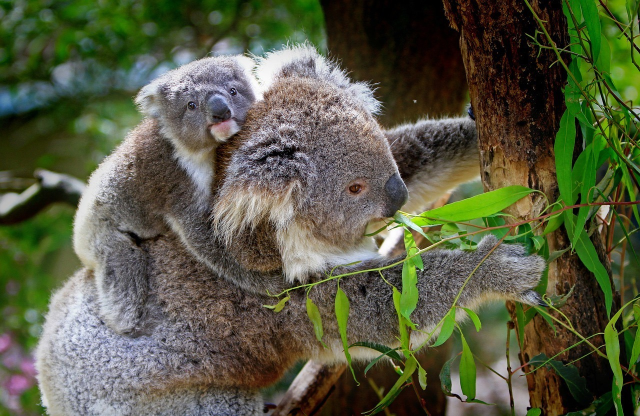
#> input picture m4_pil/lesson1/photo.jpg, 1280 x 832 px (shown at 1/2 size)
$ python main.py
#> lines starting #> are read from the running program, lines starting #| are printed output that depends on the picture
from PIL import Image
from PIL import ImageFilter


class ImageEditor:
    def __init__(self, filename):
        self.filename = filename
        self.original = None
        self.changed = list()

    def open(self):
        try:
            self.original = Image.open(self.filename)
#> self.original is the input picture: PIL image 1280x832 RGB; mean R, G, B 87.5, 90.9, 67.2
        except:
            print('Файл не найден!')
        self.original.show()

    def do_left(self):
        rotated = self.original.transpose(Image.FLIP_LEFT_RIGHT)
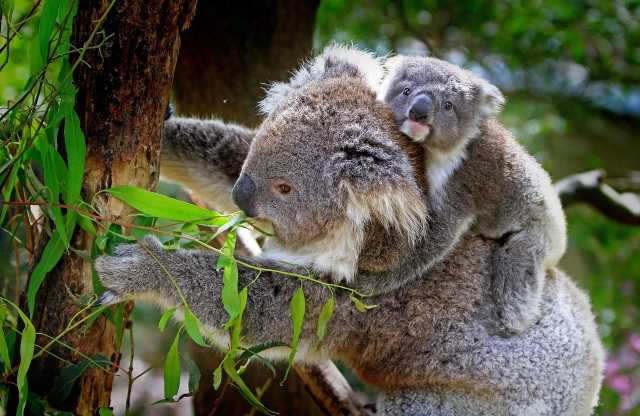
#> rotated: PIL image 1280x832 RGB (shown at 1/2 size); mean R, G, B 87.5, 90.9, 67.2
        self.changed.append(rotated)

        # Автоматический нейминг отредатированных картинок
        temp_filename = self.filename.split('.')
        new_filename = temp_filename[0] + str(len(self.changed)) + '.jpg'
#> new_filename = 'photo1.jpg'

        rotated.save(new_filename)

    # бонус. образать детёныша коалы
    def do_cropped(self):
        box = (250, 100, 600, 400)  # лево, верх, право, низ
        cropped = self.original.crop(box)
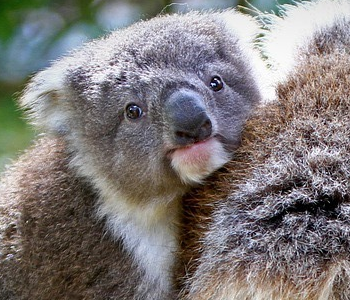
#> cropped: PIL image 350x300 RGB; mean R, G, B 126.9, 121.7, 121.2
        self.changed.append(cropped)

        # бонус. Автоматический нейминг отредатированных картинок
        temp_filename = self.filename.split('.')
        new_filename = temp_filename[0] + str(len(self.changed)) + '.jpg'
#> new_filename = 'photo2.jpg'

        cropped.save(new_filename)


MyImage = ImageEditor('photo.jpg')
MyImage.open()

MyImage.do_left()
MyImage.do_cropped()

for im in MyImage.changed:
    im.show()
#> this loop made 2 passes

$ run again, with m4_pil/lesson1/girl2.jpg copied over m4_pil/lesson1/photo.jpg
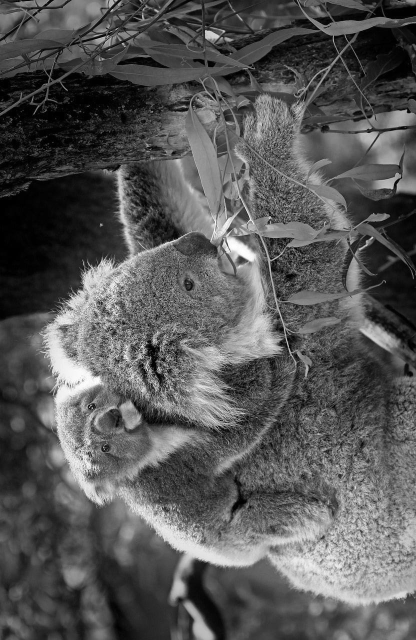
#> input picture m4_pil/lesson1/girl2.jpg, 832 x 1280 px (shown at 1/2 size)
#> in open, self.original is the input picture: PIL image 832x1280 L; min 0, max 255, mean 87.2
#> in do_left, `rotated = self.original.transpose(Image.FLIP_LEFT_RIGHT)`:
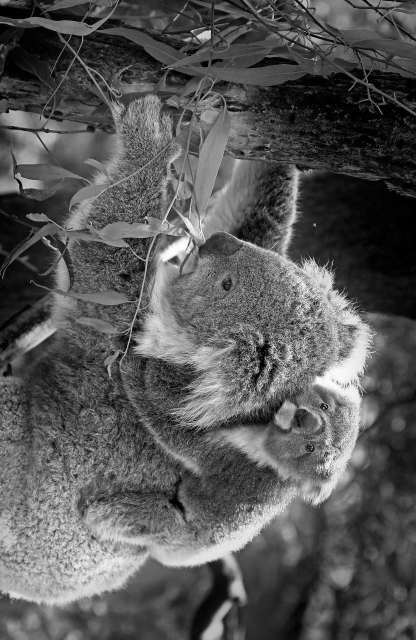
#> rotated: PIL image 832x1280 L (shown at 1/2 size); min 0, max 255, mean 87.2
#> in do_left, `new_filename = temp_filename[0] + str(len(self.changed)) + '.jpg'`: new_filename = 'photo1.jpg'
#> in do_cropped, `cropped = self.original.crop(box)`:
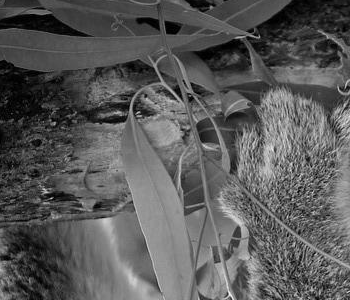
#> cropped: PIL image 350x300 L; min 0, max 240, mean 89.4
#> in do_cropped, `new_filename = temp_filename[0] + str(len(self.changed)) + '.jpg'`: new_filename = 'photo2.jpg'
#> the loop `for im in MyImage.changed:` made 2 passes
